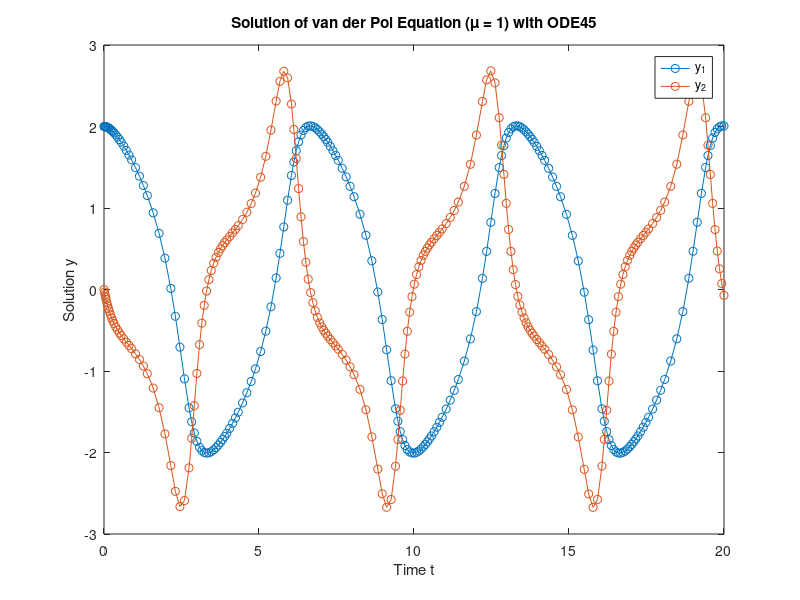

This chart was generated by the following MATLAB code:


function outvars = demo_1

  [t,y] = ode45(@gugus,[0 20],[2; 0]);

  plot(t,y(:,1),'-o',t,y(:,2),'-o')
  title('Solution of van der Pol Equation (\mu = 1) with ODE45');
  xlabel('Time t');
  ylabel('Solution y');
  legend('y_1','y_2')

##  figure 2
##  plot(y(:,1),y(:,2))

endfunction

function dydt = gugus(t,y)
%VDP1  Evaluate the van der Pol ODEs for mu = 1
%
%   See also ODE113, ODE23, ODE45.

%   Jacek Kierzenka and Lawrence F. Shampine
%   Copyright 1984-2014 The MathWorks, Inc.

  dydt = [y(2); (1-y(1)^2)*y(2)-y(1)];
endfunction
